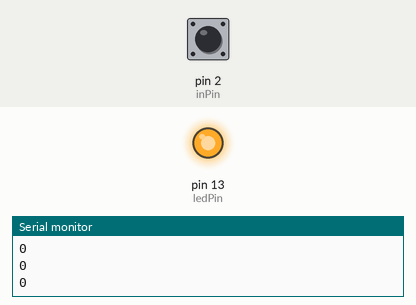
A sketch run on a simulated Arduino Uno, built with avr-gcc and run on an emulated ATmega328P. Shown: output pins drawn as LEDs (lit = HIGH), the last lines printed to the serial monitor. Inputs (shaded band) come from the test bench; at power-on: pin 2 (inPin) HIGH.

Above: at 1.2 s.
1.3 s: pin 2 (inPin) pulled LOW for 0.15 s
At 1.55 s:
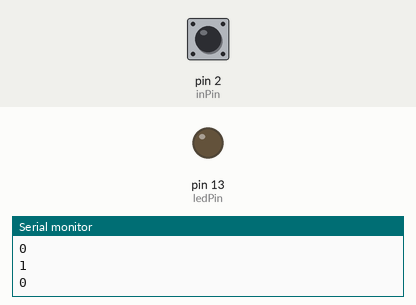
3.1 s: pin 2 (inPin) pulled LOW for 1 s
At 5.5 s:
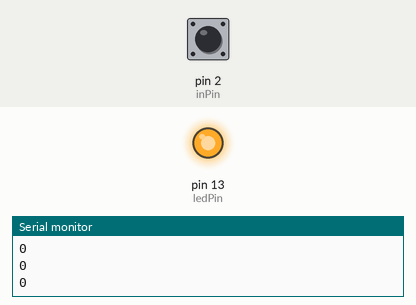
6.5 s: pin 2 (inPin) pulled LOW for 3.2 s
At 10.5 s:
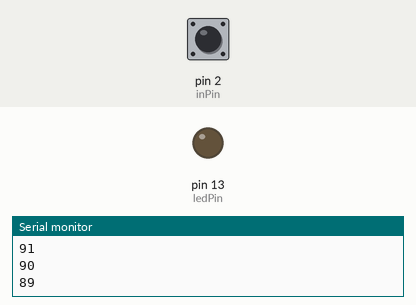
Timing chart, 0 to 20.9 s (numbered marks = the images above; inputs shaded):
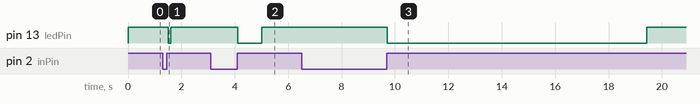

Measured:
- after the input at 1.3 s, pin 13 (ledPin): HIGH → LOW after 0.20 s, → HIGH 0.10 s later
- after the input at 3.1 s, pin 13 (ledPin): HIGH → LOW after 1.0 s, → HIGH 0.90 s later
- after the input at 6.5 s, pin 13 (ledPin): HIGH → LOW after 3.2 s, → HIGH 9.7 s later

The sketch:

button.ino
```cpp
/*
 SwitchTime sketch
 Countdown timer that decrements every tenth of a second
 lights an LED when 0
 Pressing button increments count, holding button down increases
 rate of increment
 */
const int ledPin = 13; // the number of the output pin
const int inPin = 2; // the number of the input pin
const int debounceTime = 20; // the time in milliseconds required for the switch to be stable
const int fastIncrement = 1000; // increment faster after this many milliseconds
const int veryFastIncrement = 4000; // and increment even faster after this many milliseconds
int count = 0; // count decrements every tenth of a second until reaches 0

void setup()
{
  pinMode(inPin, INPUT);
  digitalWrite(inPin, HIGH); // turn on pull-up resistor
  pinMode(ledPin, OUTPUT);
  Serial.begin(9600);
}

void loop()
{
  int duration = switchTime();
  if( duration > veryFastIncrement)
   count = count + 10;
  else if ( duration > fastIncrement)
   count = count + 4;
  else if ( duration > debounceTime)
   count = count + 1;
  else
  {
  // switch not pressed so service the timer
    if( count == 0)
      digitalWrite(ledPin, HIGH); // turn the LED on if the count is 0
    else
    {
      digitalWrite(ledPin, LOW); // turn the LED off if the count is not 0
      count = count - 1; // and decrement the count
    }
  }
  Serial.println(count);
  delay(100);
}
// return the time in milliseconds that the switch has been in pressed (LOW)
long switchTime()
{
 // these variables are static - see Discussion for an explanation
  static unsigned long startTime = 0; // the time the switch state change was first detected
  static boolean state; // the current state of the switch
  if(digitalRead(inPin) != state) // check to see if the switch has changed state
  {
    state = ! state; // yes, invert the state
    startTime = millis(); // store the time
  }
  if( state == LOW)
    return millis() - startTime; // switch pushed, return time in milliseconds
  else
    return 0; // return 0 if the switch is not pushed (in the HIGH state);
}
```
